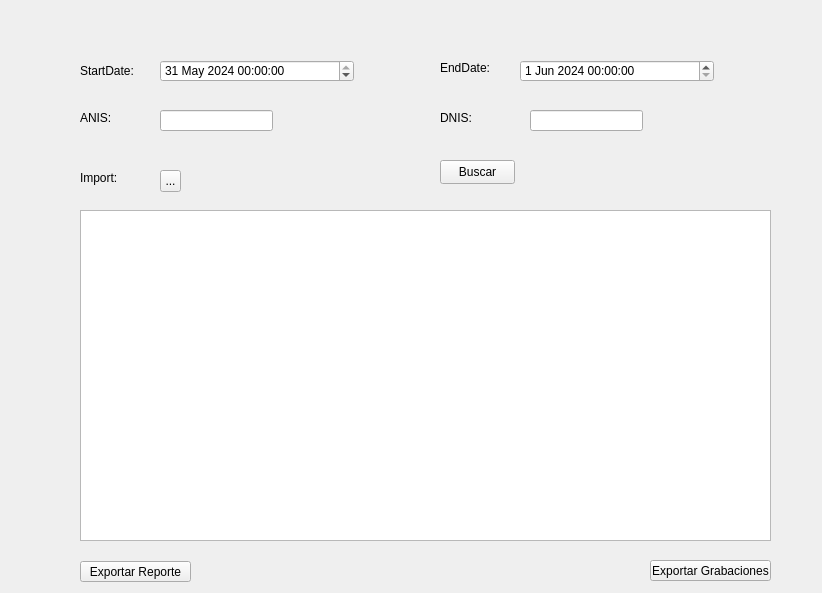
<?xml version="1.0" encoding="UTF-8"?>
<ui version="4.0">
 <class>App</class>
 <widget class="QWidget" name="App">
  <property name="geometry">
   <rect>
    <x>0</x>
    <y>0</y>
    <width>822</width>
    <height>593</height>
   </rect>
  </property>
  <property name="windowTitle">
   <string>Form</string>
  </property>
  <widget class="QLabel" name="StartDateLabel">
   <property name="geometry">
    <rect>
     <x>80</x>
     <y>50</y>
     <width>71</width>
     <height>41</height>
    </rect>
   </property>
   <property name="cursor">
    <cursorShape>ArrowCursor</cursorShape>
   </property>
   <property name="frameShape">
    <enum>QFrame::NoFrame</enum>
   </property>
   <property name="text">
    <string>StartDate:</string>
   </property>
   <property name="textFormat">
    <enum>Qt::AutoText</enum>
   </property>
   <property name="scaledContents">
    <bool>true</bool>
   </property>
  </widget>
  <widget class="QDateTimeEdit" name="StartDateTime">
   <property name="geometry">
    <rect>
     <x>160</x>
     <y>60</y>
     <width>194</width>
     <height>22</height>
    </rect>
   </property>
   <property name="dateTime">
    <datetime>
     <hour>0</hour>
     <minute>0</minute>
     <second>0</second>
     <year>2024</year>
     <month>5</month>
     <day>31</day>
    </datetime>
   </property>
   <property name="date">
    <date>
     <year>2024</year>
     <month>5</month>
     <day>31</day>
    </date>
   </property>
  </widget>
  <widget class="QLabel" name="EndDateLabel">
   <property name="geometry">
    <rect>
     <x>440</x>
     <y>60</y>
     <width>49</width>
     <height>16</height>
    </rect>
   </property>
   <property name="text">
    <string>EndDate:</string>
   </property>
  </widget>
  <widget class="QDateTimeEdit" name="EndDateTime">
   <property name="geometry">
    <rect>
     <x>520</x>
     <y>60</y>
     <width>194</width>
     <height>22</height>
    </rect>
   </property>
   <property name="dateTime">
    <datetime>
     <hour>0</hour>
     <minute>0</minute>
     <second>0</second>
     <year>2024</year>
     <month>6</month>
     <day>1</day>
    </datetime>
   </property>
  </widget>
  <widget class="QLabel" name="AnisLabel">
   <property name="geometry">
    <rect>
     <x>80</x>
     <y>110</y>
     <width>49</width>
     <height>16</height>
    </rect>
   </property>
   <property name="text">
    <string>ANIS:</string>
   </property>
  </widget>
  <widget class="QLineEdit" name="AnisImput">
   <property name="geometry">
    <rect>
     <x>160</x>
     <y>110</y>
     <width>113</width>
     <height>21</height>
    </rect>
   </property>
  </widget>
  <widget class="QLabel" name="DnisLabel">
   <property name="geometry">
    <rect>
     <x>440</x>
     <y>110</y>
     <width>49</width>
     <height>16</height>
    </rect>
   </property>
   <property name="text">
    <string>DNIS:</string>
   </property>
  </widget>
  <widget class="QLineEdit" name="DnisImput">
   <property name="geometry">
    <rect>
     <x>530</x>
     <y>110</y>
     <width>113</width>
     <height>21</height>
    </rect>
   </property>
  </widget>
  <widget class="QLabel" name="ImportLabel">
   <property name="geometry">
    <rect>
     <x>80</x>
     <y>170</y>
     <width>49</width>
     <height>16</height>
    </rect>
   </property>
   <property name="text">
    <string>Import:</string>
   </property>
  </widget>
  <widget class="QToolButton" name="toolButton">
   <property name="geometry">
    <rect>
     <x>160</x>
     <y>170</y>
     <width>21</width>
     <height>22</height>
    </rect>
   </property>
   <property name="text">
    <string>...</string>
   </property>
  </widget>
  <widget class="QTableWidget" name="tableWidget">
   <property name="geometry">
    <rect>
     <x>80</x>
     <y>210</y>
     <width>691</width>
     <height>331</height>
    </rect>
   </property>
  </widget>
  <widget class="QPushButton" name="BuscarButton">
   <property name="geometry">
    <rect>
     <x>440</x>
     <y>160</y>
     <width>75</width>
     <height>24</height>
    </rect>
   </property>
   <property name="text">
    <string>Buscar</string>
   </property>
  </widget>
  <widget class="QToolButton" name="ExportReport">
   <property name="geometry">
    <rect>
     <x>80</x>
     <y>561</y>
     <width>111</width>
     <height>21</height>
    </rect>
   </property>
   <property name="text">
    <string>Exportar Reporte</string>
   </property>
  </widget>
  <widget class="QToolButton" name="ExportarAudio">
   <property name="geometry">
    <rect>
     <x>650</x>
     <y>560</y>
     <width>121</width>
     <height>21</height>
    </rect>
   </property>
   <property name="text">
    <string>Exportar Grabaciones</string>
   </property>
  </widget>
 </widget>
 <resources/>
 <connections/>
</ui>
